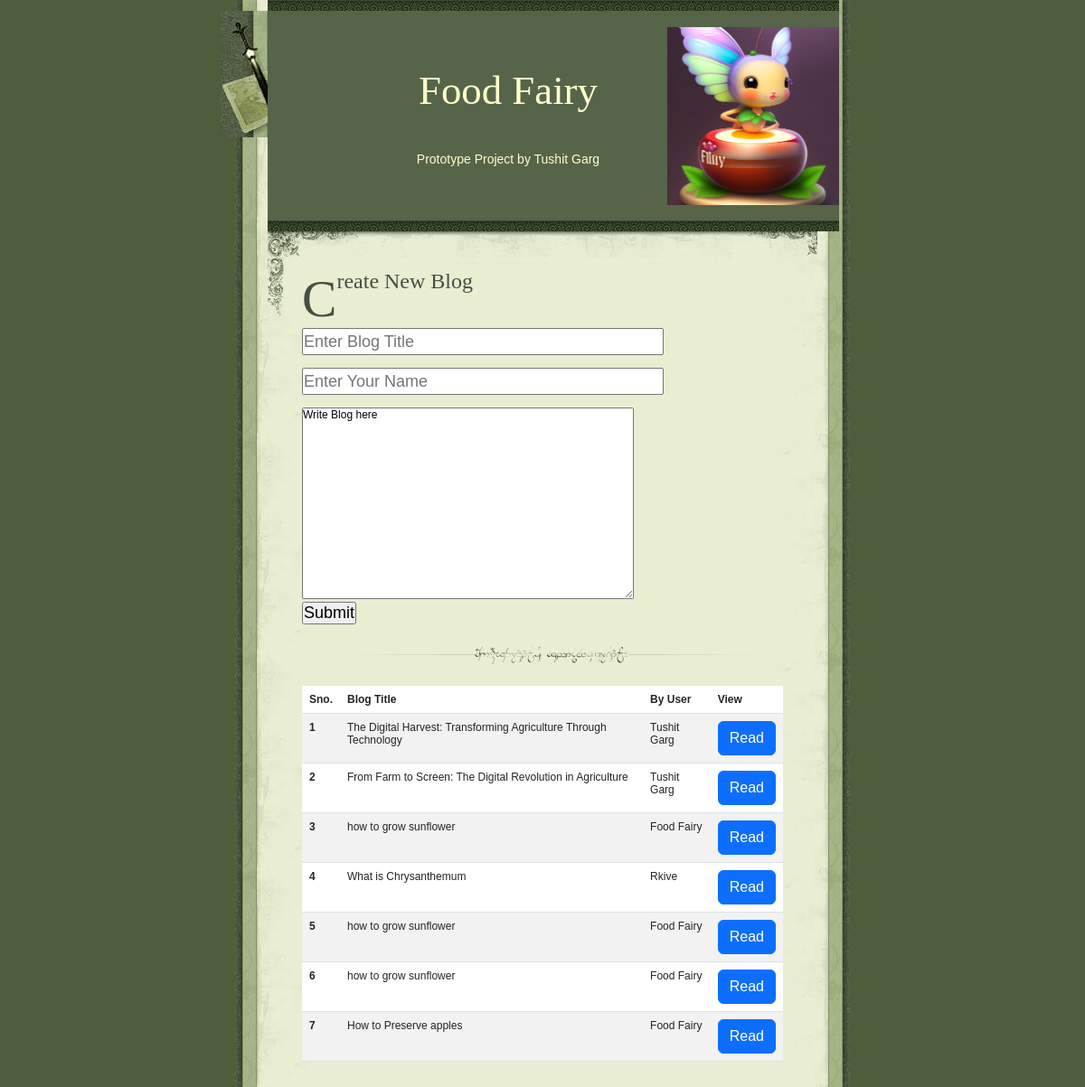
Screenshot of /blogs with the database file from the repository.
### main.py (models this page shows, shortened)
class foodfairy(db.Model):
  id = db.Column(db.Integer, primary_key=True)
  username = db.Column(db.String(100))
  blogtitle = db.Column(db.String(100))
  blogdata = db.Column(db.String(100000000000000))

### main.py (the view)
@app.route('/blogs', methods=["POST", "GET"])
def blogs():
  blogss = foodfairy.query.all()
  return render_template("blogs.html", blogss=blogss)

### templates/blogs.html (shortened to what this page needs)
<!DOCTYPE html PUBLIC "-//W3C//DTD XHTML 1.1//EN" "http://www.w3.org/TR/xhtml11/DTD/xhtml11.dtd">
<html>
<head>
  <link href="https://cdn.jsdelivr.net/npm/bootstrap@5.3.0/dist/css/bootstrap.min.css" rel="stylesheet">
</head>
<body>
<div class="container">
  <div class="gfx"></div>
  <div class="top">
    <div class="pattern"></div>
    <div class="header">
      <h1>Food Fairy</h1>
      <p>Prototype Project by Tushit Garg</p>
    </div>
    <div class="pattern"></div>
  </div>
  <div class="content">
    <div class="spacer"></div>
    <div class="item">
      <div class="title">Create New Blog</div>
      <div class="body">
        <form action="/subblogs" method="POST" enctype="multipart/form-data" id="frm">
   <input type="text" name="query" placeholder="Enter Blog Title" required />
     <br><br>
          <input type="text" name="uname" placeholder="Enter Your Name" required />
    <br><br>
<textarea  name="blogdata" rows="15" cols="50" required>
Write Blog here
</textarea>
<br>
<input type="submit" value="Submit" id="subbut">
    </form>
      </div>
    </div>
    <div class="divider"></div>
<table class="table table-striped">
  <thead>
    <tr>
      <th scope="col">Sno.</th>
      <th scope="col">Blog Title</th>
      <th scope="col">By User</th>
      <th scope="col">View</th>
    </tr>
  </thead>
  <tbody>
    {% for blog in blogss %}
    <tr>
      <th scope="row">{{loop.index}}</th>
      <td>{{blog.blogtitle}}</td>
      <td>{{blog.username}}</td>
      <td><a class="btn btn-primary" href="/{{blog.id}}" role="button">Read</a></td>
    </tr>
   {% endfor %}
  </tbody>
</table>
</body>
</html>

### templates/blogs.html (style rules this page uses)
* { margin: 0; padding: 0; }
a { color: #36C; }
body { background: #4E5D3C url(static/bg.jpg); color: #444; font: normal 62.5% "Lucida Sans Unicode",sans-serif; margin: 0; }
p,blockquote,ul { margin-bottom: 1.2em; }
h1 { font: normal 1.6em serif; }
.divider { background: url(static/divider.gif) no-repeat; height: 20px; margin: 24px 0; }
.container { background: url(static/bgcontainer.jpg) repeat-y center top; margin: 0 auto; width: 736px; }
.gfx { background: url(static/gfx.jpg) no-repeat; float: left; height: 140px; margin-top: 12px; width: 52px; }
.top { background: url(static/bgcontent.gif) no-repeat 0 -4%; float: left; text-align: center; width: 632px; }
.header { background: #56644A url(static/fairy.jpeg) no-repeat right center; background-size:30%; color: #FFC; font-size: 1.4em; height: 232px; padding-right:100px; }
.header h1 { font: normal 3.2em serif,sans-serif; padding: 62px 0 34px 0; }
.pattern { background: #334127 url(static/pattern.gif) repeat-x; clear: both; height: 12px; }
.content { background: url(static/bgcontent.gif) no-repeat; clear: both; font-size: 1.2em; margin: 0 52px; padding: 0 38px 12px; }
.content .spacer { height: 42px; }
.item { clear: both; }
.item .title { color: #445044; font: normal 2em serif; }
.item .title:first-letter { display: block; float: left; font-size: 2.4em; }
.item .body { clear: both; }
input { font-size: 18px; }
input[type="text"] { width: 400px; height:30px; }

### rows the page displays
foodfairy: blogtitle "The Digital Harvest: Transforming Agriculture Through Technology", username "Tushit Garg"
foodfairy: blogtitle "From Farm to Screen: The Digital Revolution in Agriculture", username "Tushit Garg"
foodfairy: blogtitle "how to grow sunflower", username "Food Fairy"
foodfairy: blogtitle "What is Chrysanthemum", username "Rkive"
foodfairy: blogtitle "how to grow sunflower", username "Food Fairy"
foodfairy: blogtitle "how to grow sunflower", username "Food Fairy"
foodfairy: blogtitle "How to Preserve apples", username "Food Fairy"
